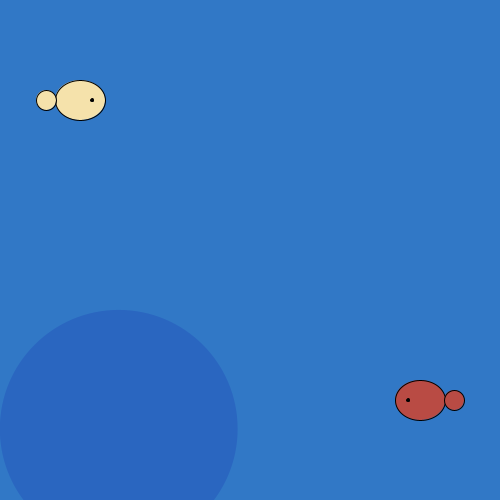
Frame 1 (no input)
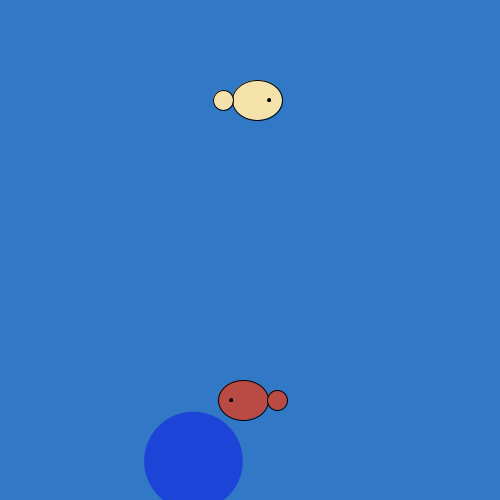
Frame 60 (the mouse pressed at the canvas centre just before this capture)
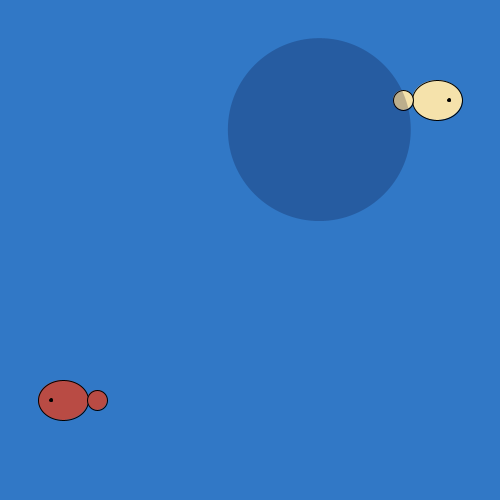
Frame 120 (the mouse held since frame 60 and released just before this capture)

The Processing sketch that drew these frames (run headless with seeded random() and noise(); from frame 60 on, the mouse is pressed at the canvas centre):

// Processing sketch: processing_93290
// ── processing_93290.pde

float r;
float g;
float b;
float a;
float diam;
float x;
float y;

int mouseX=80;
int mouseY=100;

int circleX=420;
int circleY=400;

void setup(){
  size(500,500);
  
  smooth();

}
void draw(){
 background(49,120,198);
  //Draw fish a's body
  fill(245,226,171,255);
  stroke(0);
  frameRate(8);
  ellipse(mouseX,mouseY,50,40);
  mouseX=mouseX+1;
 
  //Draw fish a's tail
  fill(245,226,171,255);
  stroke(0);
  frameRate(8);
  ellipse(mouseX-35,mouseY,20,20);
  mouseX=mouseX+1;
  
  
  //Draw fish a's eye
  fill(0);
  frameRate(8);
  ellipse(mouseX+10,mouseY,3,3);
  mouseX=mouseX+1;
  
  //Draw fish b's body
  fill(185,75,68,255);
  stroke(0);
  ellipse(circleX,circleY,50,40);
  circleX=circleX-1;
  
  //Draw fish b's tail
  fill(185,75,68,255);
  stroke(0);
  ellipse(circleX+35,circleY,20,20);
  circleX=circleX-1;
  
  
  //Draw fish b's eye
  fill(0);
  ellipse(circleX-10,circleY,3,3);
  circleX=circleX-1;
  
  // Fill all variables with random values
  r = random(0);
  g = random(0);
  b = random(255);
  a = random(150);
  diam = random(250);
  x = random(width);
  y = random(height);
  // Use values to draw an ellipse
  noStroke();
  fill(r,g,b,a);
  frameRate(4);
 
  ellipse(x,y,diam,diam);
  
  


}
